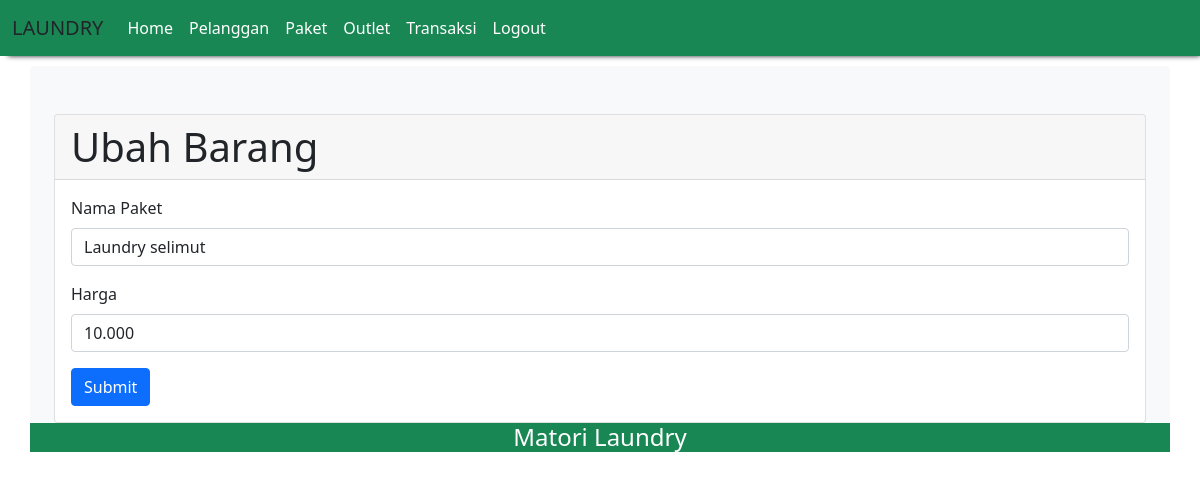
Before: /dashboard/ubah_paket.php?id_paket=7 (signed in) with the older database file.
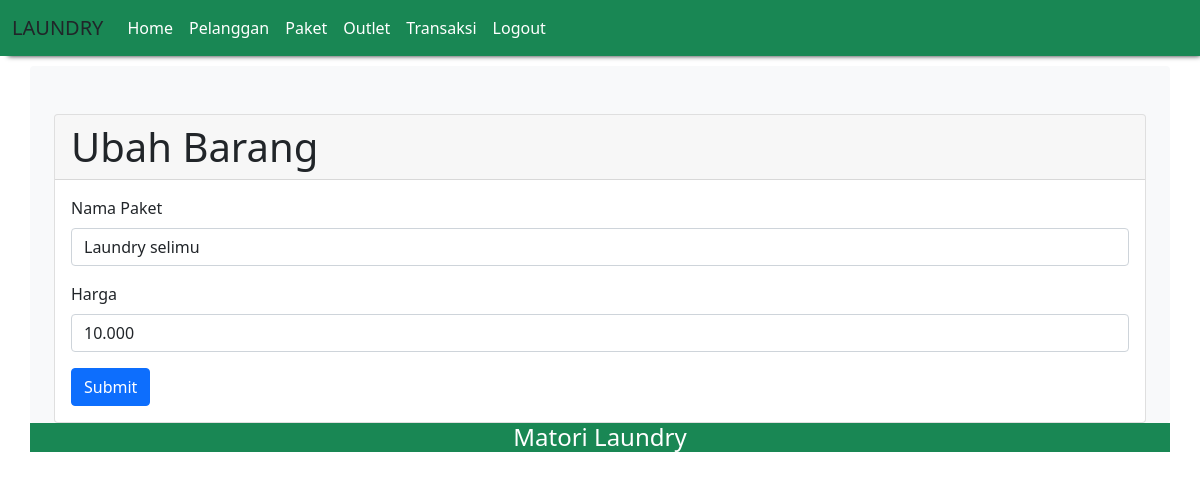
After: the same page with the newer database file.
### tables this page shows
CREATE TABLE `paket` (
  `id_paket` int(11) NOT NULL,
  `id_outlet` int(11) NOT NULL,
  `nama_paket` varchar(100) NOT NULL,
  `harga` varchar(255) NOT NULL
);

### dashboard/ubah_paket.php (the view, shortened to what this page needs)
<?php
    include "../home-index/header.php";
    include "../db/koneksi.php";
    $query_barang = mysqli_query($conn, "select * from paket where id_paket='".$_GET['id_paket']."'");
    $data_barang = mysqli_fetch_array($query_barang);
?>
    <br></br>
    <div class="container">
        <div class="card">
            <h1 class="card-header">Ubah Barang</h1>
            <div class="card-body">
                <form method="POST" action="../controller/proses_ubah_paket.php">
                    <div class="mb-3">
                        <label for="nama_paket" class="form-label">Nama Paket</label>
                        <input type="text" class="form-control" name="nama_paket" value="<?=$data_barang['nama_paket']?>" placeholder="Masukkan nama paket" required>
                    </div>
                    <div class="mb-3">
                        <label for="harga" class="form-label">Harga</label>
                        <input type="text" class="form-control" name="harga" value="<?=$data_barang['harga']?>"placeholder="Masukkan harga" required>
                    </div>
                    <button type="submit" class="btn btn-primary">Submit</button>
                </form>
            </div>
        </div>
    </div>
<?php
include "../home-index/footer.php"
?>

Changed rows visible on the page:
changed paket: nama_paket "Laundry selimut" → "Laundry selimu"
